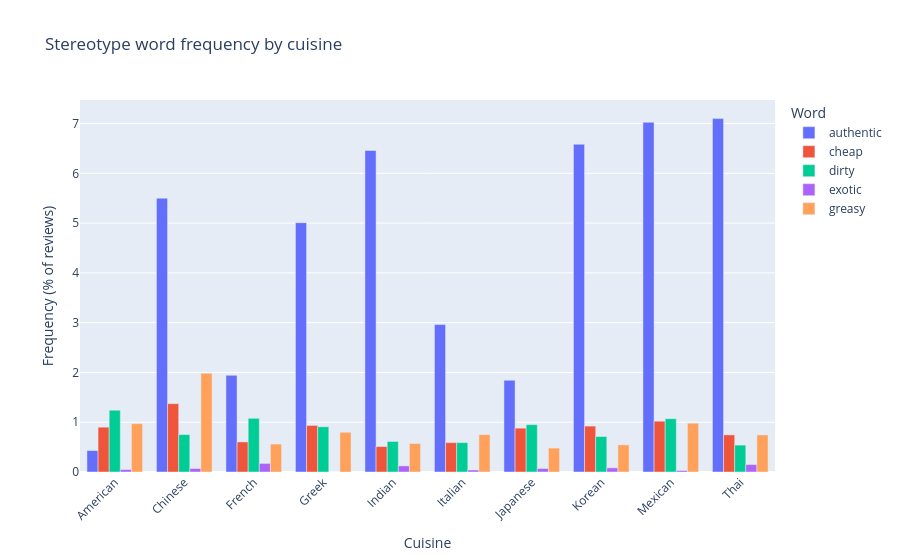

The cell this chart's notebook holds for it:
### Markdown cell above
### Chi-square tests, top words, comparison chart

### Code cell
# chi-square tests per stereotype category (present vs absent counts by cuisine)
n_per = word_df["cuisine_type"].value_counts()
cnt_pivot = stereo_freq_df.pivot(index="cuisine", columns="stereotype_category", values="count").fillna(0)
chi_rows = []
for cat in stereotype_words:
    col = cnt_pivot[cat]
    tbl = np.column_stack([col.values, n_per.reindex(col.index, fill_value=0).values - col.values])
    if tbl.sum() == 0 or tbl.shape[0] < 2 or tbl[:, 0].sum() == 0:
        chi2_stat, p_val = np.nan, np.nan
    else:
        chi2_stat, p_val, _, _ = chi2_contingency(tbl)
    chi_rows.append({"category": cat, "chi2_stat": chi2_stat, "p_value": p_val})

chi_df = pd.DataFrame(chi_rows)
display(chi_df)

# stop words
stop_words = {
    "the", "a", "an", "and", "or", "but", "in", "on", "at", "to", "for", "of", "with",
    "is", "was", "were", "been", "be", "have", "has", "had", "do", "does", "did", "doing",
    "am", "are", "isn", "wasn", "weren", "don", "didn", "doesn", "won", "wouldn", "shouldn",
    "can", "could", "may", "might", "must", "shall", "will", "would", "should",
    "i", "me", "my", "mine", "myself", "we", "our", "ours", "ourselves", "you", "your", "yours",
    "yourself", "yourselves", "he", "him", "his", "himself", "she", "her", "hers", "herself",
    "it", "its", "itself", "they", "them", "their", "theirs", "themselves", "this", "that", "these", "those",
    "there", "here", "where", "when", "who", "whom", "whose", "which", "what", "why", "how",
    "all", "any", "both", "each", "few", "more", "most", "other", "some", "such", "only", "own", "same",
    "so", "than", "too", "very", "really", "just", "also", "still", "even", "much", "many", "lot", "lots",
    "not", "no", "nor", "if", "then", "because", "while", "into", "onto", "over", "under", "again",
    "up", "down", "out", "off", "as", "from", "by", "about", "after", "before", "during", "through",
    "food", "restaurant", "place", "good", "great", "nice", "bad", "best", "better", "worst",
    "service", "staff", "menu", "ordered", "order", "got", "get", "came", "come", "went", "go",
    "one", "two", "three", "first", "last", "always", "never", "ever", "make", "made",
}

# extra non-informative contractions/fragments common in Yelp text tokenization
stop_words.update({"im", "ive", "id", "ill", "youre", "youve", "youll", "theyre", "theyve", "weve", "cant", "couldnt", "didnt", "doesnt", "dont", "isnt", "wasnt", "werent", "wouldnt", "shouldnt", "wont", "thats", "theres", "heres"})

# find top words for each cuisine
word_pattern = re.compile(r"[a-z]+")
top_words_map = {}
for cuisine in cuisines_sorted:
    c_text = text_series[word_df["cuisine_type"] == cuisine]
    counter = Counter()
    for t in c_text:
        tokens = word_pattern.findall(t.lower())
        tokens = [w for w in tokens if len(w) >= 3 and w not in stop_words]
        counter.update(tokens)
    top20 = counter.most_common(20)
    top_words_map[cuisine] = top20

top_words_rows = []
for cuisine, pairs in top_words_map.items():
    for rank, (word, count) in enumerate(pairs, start=1):
        top_words_rows.append({"cuisine": cuisine, "rank": rank, "word": word, "count": int(count)})

top_words_df = pd.DataFrame(top_words_rows)
display(top_words_df)

# compare word frequencies for specific words
compare_words = ["cheap", "authentic", "dirty", "exotic", "greasy"]
compare_rows = []
for cuisine in cuisines_sorted:
    c_mask = word_df["cuisine_type"] == cuisine
    total = int(c_mask.sum())
    c_text = text_series.loc[c_mask]
    for w in compare_words:
        has = c_text.str.contains(rf"\b{re.escape(w)}\b", regex=True, case=False, na=False)
        freq = 0.0 if total == 0 else float(has.mean())
        compare_rows.append({"cuisine": cuisine, "word": w, "frequency": freq})

compare_df = pd.DataFrame(compare_rows)
plot_df = compare_df.pivot(index="cuisine", columns="word", values="frequency").fillna(0.0)

plot_pct = plot_df * 100
long_compare = plot_pct.reset_index().melt(id_vars="cuisine", var_name="word", value_name="pct")
fig_words = px.bar(
    long_compare,
    x="cuisine",
    y="pct",
    color="word",
    barmode="group",
    title="Stereotype word frequency by cuisine",
    labels={"cuisine": "Cuisine", "pct": "Frequency (% of reviews)", "word": "Word"},
)
fig_words.update_layout(xaxis_tickangle=-45)
fig_words.show()

### Figure 1 — Plotly figure (JSON) as saved in the notebook; plotly's stock layout.template omitted (floating-point values rounded to 4 significant figures)
{"data": [{"alignmentgroup": "True", "hovertemplate": "Word=authentic<br>Cuisine=%{x}<br>Frequency (% of reviews)=%{y}<extra></extra>", "legendgroup": "authentic", "marker": {"color": "#636efa", "pattern": {"shape": ""}}, "name": "authentic", "offsetgroup": "authentic", "orientation": "v", "showlegend": true, "textposition": "auto", "type": "bar", "x": ["American", "Chinese", "French", "Greek", "Indian", "Italian", "Japanese", "Korean", "Mexican", "Thai"], "xaxis": "x", "y": [0.4304, 5.499, 1.942, 5.008, 6.458, 2.962, 1.842, 6.583, 7.025, 7.099], "yaxis": "y"}, {"alignmentgroup": "True", "hovertemplate": "Word=cheap<br>Cuisine=%{x}<br>Frequency (% of reviews)=%{y}<extra></extra>", "legendgroup": "cheap", "marker": {"color": "#EF553B", "pattern": {"shape": ""}}, "name": "cheap", "offsetgroup": "cheap", "orientation": "v", "showlegend": true, "textposition": "auto", "type": "bar", "x": ["American", "Chinese", "French", "Greek", "Indian", "Italian", "Japanese", "Korean", "Mexican", "Thai"], "xaxis": "x", "y": [0.9008, 1.372, 0.6042, 0.9356, 0.5109, 0.5904, 0.8811, 0.9224, 1.021, 0.7453], "yaxis": "y"}, {"alignmentgroup": "True", "hovertemplate": "Word=dirty<br>Cuisine=%{x}<br>Frequency (% of reviews)=%{y}<extra></extra>", "legendgroup": "dirty", "marker": {"color": "#00cc96", "pattern": {"shape": ""}}, "name": "dirty", "offsetgroup": "dirty", "orientation": "v", "showlegend": true, "textposition": "auto", "type": "bar", "x": ["American", "Chinese", "French", "Greek", "Indian", "Italian", "Japanese", "Korean", "Mexican", "Thai"], "xaxis": "x", "y": [1.241, 0.7513, 1.079, 0.9081, 0.6131, 0.5904, 0.9511, 0.7128, 1.071, 0.5403], "yaxis": "y"}, {"alignmentgroup": "True", "hovertemplate": "Word=exotic<br>Cuisine=%{x}<br>Frequency (% of reviews)=%{y}<extra></extra>", "legendgroup": "exotic", "marker": {"color": "#ab63fa", "pattern": {"shape": ""}}, "name": "exotic", "offsetgroup": "exotic", "orientation": "v", "showlegend": true, "textposition": "auto", "type": "bar", "x": ["American", "Chinese", "French", "Greek", "Indian", "Italian", "Japanese", "Korean", "Mexican", "Thai"], "xaxis": "x", "y": [0.05005, 0.07012, 0.1726, 0.0, 0.1226, 0.04003, 0.07008, 0.08386, 0.03002, 0.1491], "yaxis": "y"}, {"alignmentgroup": "True", "hovertemplate": "Word=greasy<br>Cuisine=%{x}<br>Frequency (% of reviews)=%{y}<extra></extra>", "legendgroup": "greasy", "marker": {"color": "#FFA15A", "pattern": {"shape": ""}}, "name": "greasy", "offsetgroup": "greasy", "orientation": "v", "showlegend": true, "textposition": "auto", "type": "bar", "x": ["American", "Chinese", "French", "Greek", "Indian", "Italian", "Japanese", "Korean", "Mexican", "Thai"], "xaxis": "x", "y": [0.9709, 1.983, 0.5611, 0.798, 0.5722, 0.7505, 0.4806, 0.5451, 0.9807, 0.7453], "yaxis": "y"}], "layout": {"barmode": "group", "legend": {"title": {"text": "Word"}, "tracegroupgap": 0}, "title": {"text": "Stereotype word frequency by cuisine"}, "xaxis": {"anchor": "y", "domain": [0, 1], "tickangle": -45, "title": {"text": "Cuisine"}}, "yaxis": {"anchor": "x", "domain": [0, 1], "title": {"text": "Frequency (% of reviews)"}}}}
